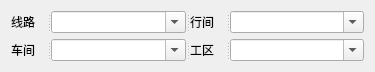
       <widget class="QWidget" name="layoutWidget">
        <property name="geometry">
         <rect>
          <x>940</x>
          <y>10</y>
          <width>375</width>
          <height>61</height>
         </rect>
        </property>
        <layout class="QVBoxLayout" name="verticalLayout_37">
         <item>
          <widget class="QSplitter" name="splitter_2">
           <property name="orientation">
            <enum>Qt::Horizontal</enum>
           </property>
           <widget class="QLabel" name="label">
            <property name="minimumSize">
             <size>
              <width>36</width>
              <height>0</height>
             </size>
            </property>
            <property name="maximumSize">
             <size>
              <width>36</width>
              <height>16777215</height>
             </size>
            </property>
            <property name="text">
             <string>线路</string>
            </property>
           </widget>
           <widget class="QComboBox" name="cbMS_xl">
            <property name="minimumSize">
             <size>
              <width>0</width>
              <height>0</height>
             </size>
            </property>
            <property name="maximumSize">
             <size>
              <width>143</width>
              <height>16777215</height>
             </size>
            </property>
            <property name="styleSheet">
             <string notr="true"/>
            </property>
            <property name="editable">
             <bool>true</bool>
            </property>
            <property name="iconSize">
             <size>
              <width>16</width>
              <height>16</height>
             </size>
            </property>
           </widget>
           <widget class="QLabel" name="label_7">
            <property name="minimumSize">
             <size>
              <width>36</width>
              <height>0</height>
             </size>
            </property>
            <property name="maximumSize">
             <size>
              <width>36</width>
              <height>16777215</height>
             </size>
            </property>
            <property name="text">
             <string>行间</string>
            </property>
           </widget>
           <widget class="QComboBox" name="cbMS_xj">
            <property name="minimumSize">
             <size>
              <width>0</width>
              <height>0</height>
             </size>
            </property>
            <property name="maximumSize">
             <size>
              <width>143</width>
              <height>16777215</height>
             </size>
            </property>
            <property name="editable">
             <bool>true</bool>
            </property>
           </widget>
          </widget>
         </item>
         <item>
          <widget class="QSplitter" name="splitter_3">
           <property name="orientation">
            <enum>Qt::Horizontal</enum>
           </property>
           <widget class="QLabel" name="label_3">
            <property name="minimumSize">
             <size>
              <width>36</width>
              <height>0</height>
             </size>
            </property>
            <property name="maximumSize">
             <size>
              <width>36</width>
              <height>16777215</height>
             </size>
            </property>
            <property name="text">
             <string>车间</string>
            </property>
           </widget>
           <widget class="QComboBox" name="cbMS_cj">
            <property name="minimumSize">
             <size>
              <width>0</width>
              <height>0</height>
             </size>
            </property>
            <property name="maximumSize">
             <size>
              <width>143</width>
              <height>16777215</height>
             </size>
            </property>
            <property name="editable">
             <bool>true</bool>
            </property>
           </widget>
           <widget class="QLabel" name="label_4">
            <property name="minimumSize">
             <size>
              <width>36</width>
              <height>0</height>
             </size>
            </property>
            <property name="maximumSize">
             <size>
              <width>36</width>
              <height>16777215</height>
             </size>
            </property>
            <property name="text">
             <string>工区</string>
            </property>
           </widget>
           <widget class="QComboBox" name="cbMS_gq">
            <property name="minimumSize">
             <size>
              <width>0</width>
              <height>0</height>
             </size>
            </property>
            <property name="maximumSize">
             <size>
              <width>143</width>
              <height>16777215</height>
             </size>
            </property>
            <property name="editable">
             <bool>true</bool>
            </property>
           </widget>
          </widget>
         </item>
        </layout>
       </widget>
